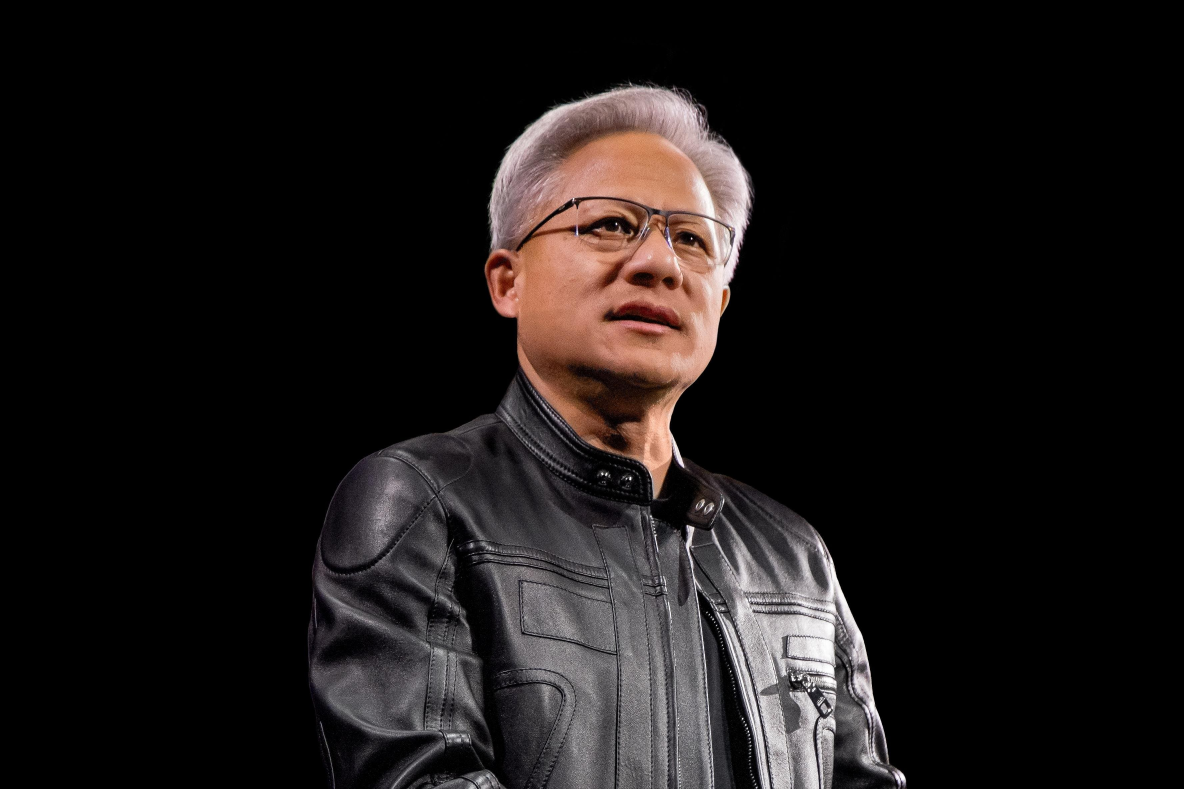
#> input picture 0x0.jpg, 3550 x 2367 px (shown at 1/3 size)
$ python -i vision_embedder.py   (imports and definitions only)
#> lines starting #> are read from the running program, lines starting #| are printed output that depends on the picture; after the words box and inside, x2 and y2 are one past the last pixel; in counts of white or black regions, pixels touching at a corner belong together
#> further down, picture is the input picture: PIL image 3550x2367 RGB; mean R, G, B 28.1, 23.8, 23.3
"""Deterministic Sub-Second Visual Feature Extraction & Similarity Re-Ranking for Blue Lodge.

Provides a two-tier visual similarity engine:
1. Tier 1 (Instant Exact Match): 64-bit perceptual difference hash (dHash) for <1ms stock/duplicate identification.
2. Tier 2 (Semantic Visual Cosine Similarity): MobileCLIP ONNX encoder converting 224x224 RGB image arrays
   into 512-dimensional unit vectors on CPU (~25-35ms) for photo-to-photo matching across angles and lighting.
3. Color & Silhouette Profiling: Multi-channel HSV colorway and greyscale luminance silhouette analysis.
4. Resilient Fallback: Automatically falls back to normalized dHash and color comparison if ONNX is unprovisioned.
"""

from __future__ import annotations

import base64
import io
import logging
import os
import re
import urllib.parse
import urllib.request
from dataclasses import dataclass
from pathlib import Path
from typing import Any

import numpy as np
from PIL import Image

try:
    import onnxruntime as ort  # type: ignore
except ImportError:
    ort = None

logger = logging.getLogger("vision_embedder")

# Normalization constants
DINO_MEAN = np.array([0.485, 0.456, 0.406], dtype=np.float32)
DINO_STD = np.array([0.229, 0.224, 0.225], dtype=np.float32)

CLIP_MEAN = np.array([0.48145466, 0.4578275, 0.40821073], dtype=np.float32)
CLIP_STD = np.array([0.26862954, 0.26130258, 0.27577711], dtype=np.float32)

_LODGE_ROOT = Path(__file__).resolve().parents[2]

CANDIDATE_MODEL_PATHS = [
    _LODGE_ROOT / "models" / "vision" / "mobileclip_s0.onnx",
    _LODGE_ROOT / "models" / "vision" / "dinov2_vits14.onnx",
    _LODGE_ROOT / "models" / "vision" / "mobileclip_b.onnx",
    (Path.home() / "models/vision/mobileclip_s0.onnx"),
    (Path.home() / "models/vision/dinov2_vits14.onnx"),
]


# [30 lines left out: functions _resolve_model_path, compute_image_dhash, not called in this run]


def hamming_distance(h1: int, h2: int) -> int:
    """Compute bitwise Hamming distance between two 64-bit integers."""
    return bin(h1 ^ h2).count("1")


# [80 lines left out: functions preprocess_pil_image, parse_image_input, not called in this run]


@dataclass
class ColorProfile:
    """Multi-channel visual color and silhouette profile supporting tuple backward-compatibility."""
    chromatic_ratio: float
    hue_hist: np.ndarray        # 12-bin L1-normalized 1D Hue histogram (0..255)
    val_hist: np.ndarray        # 4-bin L1-normalized 1D Value histogram
    hue_sat_2d: np.ndarray      # 16x4 (64-bin) L1-normalized 2D Joint Hue-Saturation histogram
    luma_profile: np.ndarray    # 8-bin L1-normalized Greyscale luminance histogram

    def __getitem__(self, idx: int) -> Any:
        return (self.chromatic_ratio, self.hue_hist, self.val_hist)[idx]

    def __iter__(self):
        return iter((self.chromatic_ratio, self.hue_hist, self.val_hist))

    def __len__(self) -> int:
        return 3


def compute_color_profile(im: Image.Image) -> ColorProfile:
    """Extract a fast, robust multi-channel HSV and greyscale distribution profile from a PIL Image."""
    im_small = im.convert("RGB").resize((128, 128), Image.Resampling.BILINEAR)
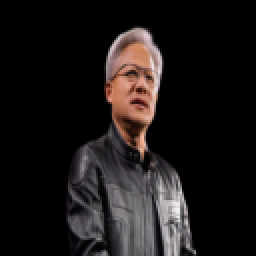
#> im_small: PIL image 128x128 RGB (shown 2 times larger); mean R, G, B 28.1, 23.8, 23.3
    hsv = np.array(im_small.convert("HSV"), dtype=np.float32)
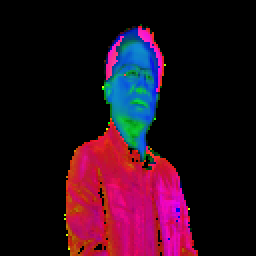
#> hsv: shape (128, 128, 3) float32 (shown 2 times larger); mean R, G, B 41.8, 12.6, 28.3
    h, s, v = hsv[:, :, 0], hsv[:, :, 1], hsv[:, :, 2]
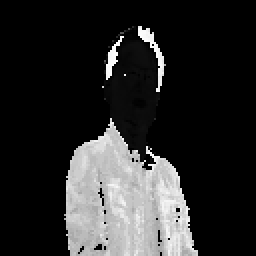
#> h: shape (128, 128) float32 (shown 2 times larger); min 0, max 253, mean 41.8
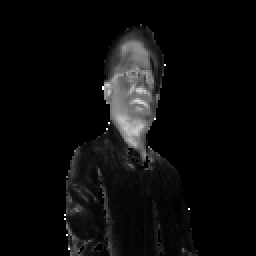
#> s: shape (128, 128) float32 (shown 2 times larger); min 0, max 255, mean 12.6
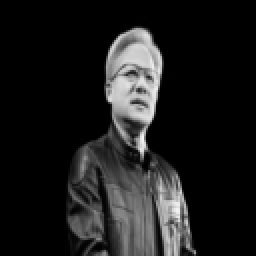
#> v: shape (128, 128) float32 (shown 2 times larger); min 0, max 245, mean 28.3

    # Filter out pure white studio backgrounds (v > 245 and s < 30) and deep pitch-black borders (v < 20)
    valid_mask = ~((v > 245) & (s < 30)) & (v > 20)
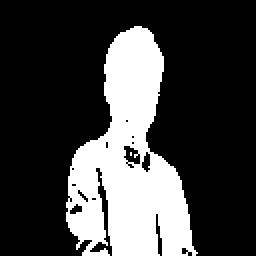
#> valid_mask: shape (128, 128) bool (shown 2 times larger); 25.6% white; 2 white regions (1 under 20 px), largest, box (x1, y1, x2, y2) and area: (33, 13, 99, 128) 4188
    if np.sum(valid_mask) < 100:
        valid_mask = np.ones((128, 128), dtype=bool)

    s_valid = s[valid_mask]
#> s_valid = 4190 values, max 215 at index 934, min 0 at index 78, mean 43.59
    v_valid = v[valid_mask]
#> v_valid = 4190 values, max 245 at index 1356, min 21 at index 531, mean 109.5
    h_valid = h[valid_mask]
#> h_valid = 4190 values, max 253 at index 62, min 0 at index 1, mean 147.6

    chrom_mask = (s_valid > 35) & (v_valid > 30)
    chrom_count = int(np.sum(chrom_mask))
#> chrom_count = 1263
    total_valid = max(1, len(s_valid))
#> total_valid = 4190
    chrom_ratio = float(chrom_count / total_valid)
#> chrom_ratio = 0.301

    # 1. 12-bin 1D Hue histogram (0..256 in PIL HSV mapping)
    hue_hist = np.zeros(12, dtype=np.float32)
    if chrom_count >= 20:
        counts, _ = np.histogram(h_valid[chrom_mask], bins=12, range=(0, 256))
#> counts = [1099, 0, 0, 0, 0, 0, 0, 0, 26, 49, 14, 75]
        hue_hist = counts.astype(np.float32) / float(chrom_count)
#> hue_hist = [0.87, 0, 0, 0, 0, 0, 0, 0, 0.0206, 0.0388, 0.0111, 0.0594]

    # 2. 4-bin 1D Value histogram
    neutral_mask = ~chrom_mask
    val_hist = np.zeros(4, dtype=np.float32)
    neut_count = int(np.sum(neutral_mask))
#> neut_count = 2927
    if neut_count >= 20:
        counts, _ = np.histogram(v_valid[neutral_mask], bins=4, range=(0, 256))
#> counts = [888, 1465, 431, 143]
        val_hist = counts.astype(np.float32) / float(neut_count)
#> val_hist = [0.303, 0.501, 0.147, 0.0489]
    else:
        counts, _ = np.histogram(v_valid, bins=4, range=(0, 256))
        val_hist = counts.astype(np.float32) / float(max(1, len(v_valid)))

    # 3. 16x4 (64-bin) 2D Joint Hue-Saturation distribution
    hue_sat_2d = np.zeros((16, 4), dtype=np.float32)
    if chrom_count >= 20:
        counts_2d, _, _ = np.histogram2d(
            h_valid[chrom_mask], s_valid[chrom_mask], bins=[16, 4], range=[[0, 256], [35, 256]]
        )
#> counts_2d = 16 rows, first 6: [236, 663, 183, 10], [0, 4, 3, 0], [0, 0, 0, 0], [0, 0, 0, 0], [0, 0, 0, 0], [0, 0, 0, 0]
        hue_sat_2d = counts_2d.astype(np.float32) / float(chrom_count)
#> hue_sat_2d = 16 rows, first 6: [0.187, 0.525, 0.145, 0.00792], [0, 0.00317, 0.00238, 0], [0, 0, 0, 0], [0, 0, 0, 0], [0, 0, 0, 0], [0, 0, 0, 0]

    # 4. 8-bin Greyscale / Luminance silhouette distribution
    gray = np.array(im_small.convert("L"), dtype=np.float32)
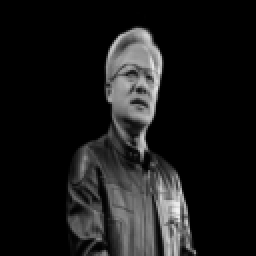
#> gray: shape (128, 128) float32 (shown 2 times larger); min 0, max 242, mean 25
    gray_valid = gray[valid_mask]
#> gray_valid = 4190 values, max 242 at index 3009, min 14 at index 1180, mean 96.85
    luma_profile = np.zeros(8, dtype=np.float32)
    if len(gray_valid) >= 20:
        counts_luma, _ = np.histogram(gray_valid, bins=8, range=(0, 256))
#> counts_luma = [390, 846, 909, 899, 651, 377, 101, 17]
        luma_profile = counts_luma.astype(np.float32) / float(len(gray_valid))
#> luma_profile = [0.0931, 0.202, 0.217, 0.215, 0.155, 0.09, 0.0241, 0.00406]

    return ColorProfile(
        chromatic_ratio=chrom_ratio,
        hue_hist=hue_hist,
        val_hist=val_hist,
        hue_sat_2d=hue_sat_2d,
        luma_profile=luma_profile,
    )


# [33 lines left out: function compare_color_profiles, not called in this run]


class VisionEmbedder:
    """Singleton engine managing MobileCLIP/DINOv2 ONNX CPU inference, perceptual dHash, and HSV color verification."""

    # [193 lines left out: functions __init__, _init_session, encode_image, encode_images_batch, compute_similarity, rerank_candidates, not called in this run]


_DEFAULT_EMBEDDER: VisionEmbedder | None = None


# [6 lines left out: function get_vision_embedder, not called in this run]

>>> from PIL import Image
>>> picture = Image.open('../../0x0.jpg')
>>> result = compute_color_profile(picture)
